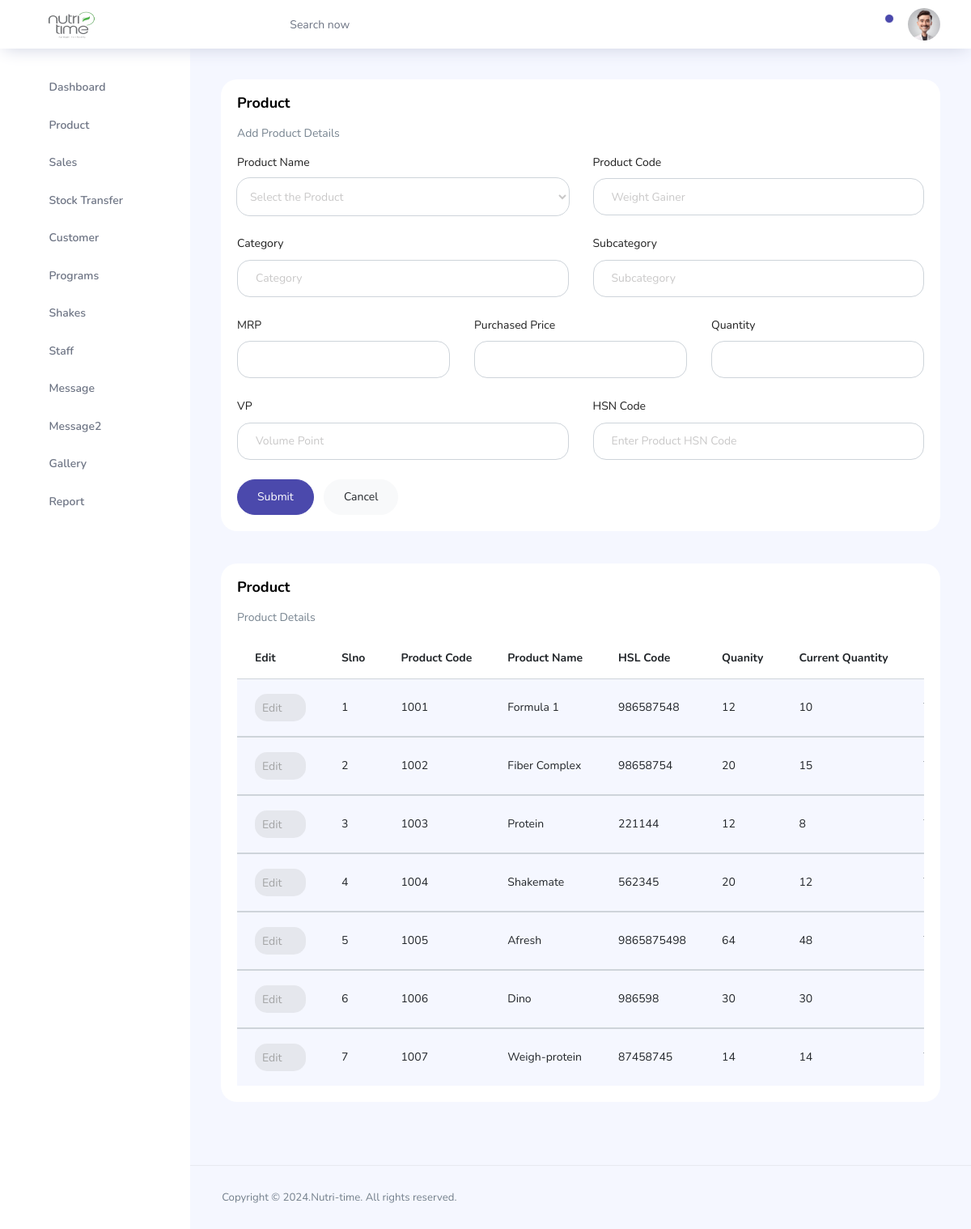
The app's page /Admin/pages/admin-product.php (signed in) with its own data.
### tables this page shows
CREATE TABLE `price` (
  `pri_id` int(11) NOT NULL,
  `pro_name` varchar(50) NOT NULL,
  `pro_code` varchar(20) NOT NULL,
  `pro_category` varchar(50) NOT NULL,
  `pro_subcat` varchar(50) NOT NULL,
  `pro_mrp` varchar(10) NOT NULL,
  `pro_price` varchar(20) NOT NULL,
  `pro_dis15` varchar(10) NOT NULL,
  `pro_dis25` varchar(10) NOT NULL,
  `pro_dis35` varchar(10) NOT NULL,
  `pro_dis42` varchar(10) NOT NULL,
  `pro_dis50` varchar(10) NOT NULL,
  `pro_vp` varchar(100) NOT NULL,
  `pro_vptotal` varchar(10) NOT NULL,
  `pro_scoop` varchar(10) NOT NULL,
  `pro_scoop15` varchar(10) NOT NULL,
  `pro_scoop25` varchar(10) NOT NULL,
  `pro_scoop35` varchar(10) NOT NULL,
  `pro_scoop42` varchar(10) NOT NULL,
  `pro_scoop50` varchar(10) NOT NULL,
  `pro_quantity` varchar(10) NOT NULL,
  `pro_curquantity` varchar(10) NOT NULL,
  `pro_hsn` varchar(200) NOT NULL,
  `pro_img` varchar(100) NOT NULL
);

### Admin/pages/admin-product.php (the view, shortened to what this page needs)
<?php
include './connect.php';
$p_code1 =  $p_cat1 = $p_sub1 = $p_name1 =  $p_vp1 = $p_hsn1 = '';
?>
<!DOCTYPE html>
<html lang="en">
<head>
  <link rel="stylesheet" href="../vendors/feather/feather.css">
  <link rel="stylesheet" href="../vendors/ti-icons/css/themify-icons.css">
  <link rel="stylesheet" href="../vendors/css/vendor.bundle.base.css">
  <link rel="stylesheet" href="../vendors/select2/select2.min.css">
  <link rel="stylesheet" href="../vendors/select2-bootstrap-theme/select2-bootstrap.min.css">
  <link rel="stylesheet" href="../css/vertical-layout-light/style.css">
</head>
<body>
  <div class="container-scroller">
    <?php
    include './topbar.php';
    ?>
    <div class="main-panel">
      <div class="content-wrapper">
        <div class="row">
          <div class="col-12 grid-margin stretch-card">
            <div class="card">
              <div class="card-body">
                <h1 class="card-title">Product</h1>
                <p class="card-description">Add Product Details</p>
                <form method="post" class="forms-sample" enctype="multipart/form-data">
                  <div class="row">
                    <div class="col-lg-6 col-md col-sm col-12">
                      <div class="form-group">
                        <label>Product Name</label>
                        <select class="form-control" style="border-radius: 16px;" name="proname" id="proname" onchange="updatePrice()">
                          <option selected>Select the Product</option>
                        </select>
                      </div>
                    </div>
                    <div class="col-lg-6 col-md col-sm col-12">
                      <div class="form-group">
                        <label>Product Code</label>
                        <input type="text" class="form-control" style="border-radius: 16px;" placeholder="Weight Gainer" name="procode" id="procode" value="<?php echo $p_code1; ?>" required>
                      </div>
                    </div>
                  </div>
                  <div class="row">
                    <div class="col">
                      <div class="form-group">
                        <label>Category</label>
                        <input type="text" class="form-control" style="border-radius: 16px;" placeholder="Category" name="procat" id="procat" value="<?php echo $p_cat1; ?>" required>
                      </div>
                    </div>
                    <div class="col">
                      <div class="form-group">
                        <label>Subcategory</label>
                        <input type="text" class="form-control" style="border-radius: 16px;" placeholder="Subcategory" name="prosubcat" id="prosubcat" value="<?php echo $p_sub1; ?>" required>
                      </div>
                    </div>
                  </div>
                  <div class="row">
                    <div class="col">
                      <div class="form-group">
                        <label>MRP</label>
                        <input type="number" class="form-control" style="border-radius: 16px;" name="promrp" id="promrp" value="<?php echo $p_mrp1; ?>" required>
                      </div>
                    </div>
                    <div class="col">
                      <div class="form-group">
                        <label>Purchased Price</label>
                        <input type="number" class="form-control" style="border-radius: 16px;" name="proprice" id="proprice" value="<?php echo $p_pri1; ?>" required>
                      </div>
                    </div>
                    <div class="col">
                      <div class="form-group">
                        <label>Quantity</label>
                        <input type="number" class="form-control" style="border-radius: 16px;" name="proquant" value="<?php echo $p_qua1; ?>" required>
                      </div>
                    </div>
                  </div>
                  <div class="row">
                    <div class="col">
                      <div class="form-group">
                        <label>VP</label>
                        <input type="text" class="form-control" style="border-radius: 16px;" placeholder="Volume Point" name="provp" id="provp" value="<?php echo $p_vp1; ?>" required>
                      </div>
                    </div>
                    <div class="col">
                      <div class="form-group">
                        <label>HSN Code</label>
                        <input type="text" class="form-control" style="border-radius: 16px;" placeholder="Enter Product HSN Code" name="prohsn" value="<?php echo $p_hsn1; ?>" required>
                      </div>
                    </div>
                  </div>
                  <button type="submit" class="btn btn-primary mr-2 rounded-pill" name="submitp">Submit</button>
                  <a href="./admin-product.php" type="reset" class="btn btn-light rounded-pill">Cancel</a>
                </form>
              </div>
            </div>
          </div>
        </div>
        <div class="row ">
          <div class="col-lg-12 grid-margin stretch-card">
            <div class="card">
              <div class="card-body">
                <h4 class="card-title">Product</h4>
                <div class="row">
                  <div class="col-md-9">
                    <p class="card-description">Product Details</p>
                  </div>
                </div>
                <div class="table-responsive">
                  <table class="table table-striped">
                    <thead>
                      <tr>
                        <th>Edit</th>
                        <th>Slno</th>
                        <th>Product Code</th>
                        <th>Product Name</th>
                        <th>HSL Code</th>
                        <th>Quanity</th>
                        <th>Current Quantity</th>
                        <th>Category</th>
                      </tr>
                    </thead>
                    <?php
                    $sql = mysqli_query($conn, "SELECT * FROM price ORDER BY pri_id");
                    $serialNo = 1;
                    while ($row = mysqli_fetch_assoc($sql)) {
                      $pro_id = $row['pri_id'];
                      $pro_cod = $row['pro_code'];
                      $pro_nam = $row['pro_name'];
                      $pro_hsn = $row['pro_hsn'];
                      $pro_qua = $row['pro_quantity'];
                      $pro_curqua = $row['pro_curquantity'];
                      $pro_cat = $row['pro_category'];
                    ?>
                      <tbody>
                        <tr>
                          <td>
                            <a href="admin-product.php?pid=<?php echo $pro_id; ?>" class="btn btn-inverse-secondary btn-icon-text p-2">Edit<i class="ti-pencil-alt btn-icon-append"></i>
                            </a>
                          </td>
                          <td class="py-1"><?php echo $serialNo++; ?></td>
                          <td class="py-1"><?php echo $pro_cod; ?></td>
                          <td><?php echo $pro_nam; ?></td>
                          <td><?php echo $pro_hsn; ?></td>
                          <td><?php echo $pro_qua; ?></td>
                          <td><?php echo $pro_curqua; ?></td>
                          <td><?php echo $pro_cat; ?></td>
                        </tr>
                      </tbody>
                    <?php
                    }
                    ?>
                  </table>
                </div>
              </div>
            </div>
          </div>
        </div>
      </div>
      <footer class="footer">
        <div class="d-sm-flex justify-content-center justify-content-sm-between">
          <span class="text-muted text-center text-sm-left d-block d-sm-inline-block">Copyright © 2024.Nutri-time. All rights reserved.</span>
        </div>
      </footer>
    </div>
  </div>
  </div>
</body>
</html>

### records on screen
price: pro_code "1001", pro_name "Formula 1", pro_hsn "986587548", pro_quantity "12", pro_curquantity "10"
price: pro_code "1002", pro_name "Fiber Complex", pro_hsn "98658754", pro_quantity "20", pro_curquantity "15"
price: pro_code "1003", pro_name "Protein", pro_hsn "221144", pro_quantity "12", pro_curquantity "8"
price: pro_code "1004", pro_name "Shakemate", pro_hsn "562345", pro_quantity "20", pro_curquantity "12"
price: pro_code "1005", pro_name "Afresh", pro_hsn "9865875498", pro_quantity "64", pro_curquantity "48"
price: pro_code "1006", pro_name "Dino", pro_hsn "986598", pro_quantity "30", pro_curquantity "30"
price: pro_code "1007", pro_name "Weigh-protein", pro_hsn "87458745", pro_quantity "14", pro_curquantity "14"
